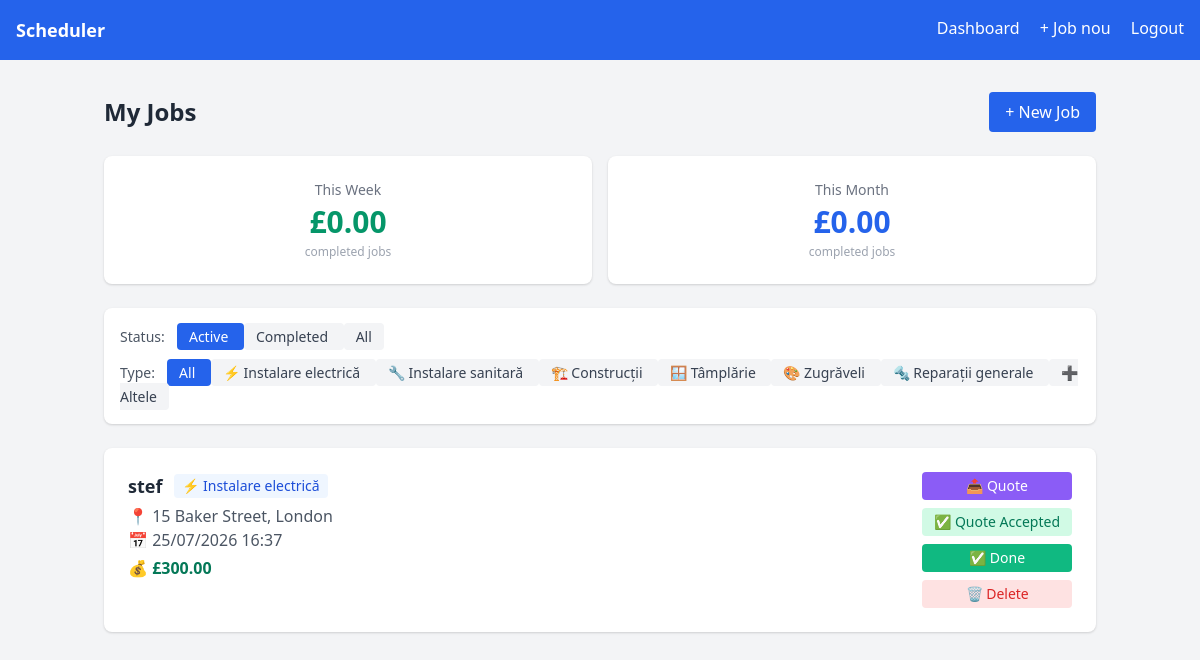
Screenshot of / (signed in) with the database file from the repository.
### app/models.py (models this page shows)
class Job(db.Model):
    id = db.Column(db.Integer, primary_key=True)
    client_name = db.Column(db.String(100), nullable=False)
    client_email = db.Column(db.String(120))
    address = db.Column(db.String(200), nullable=False)
    date = db.Column(db.DateTime, nullable=False)
    description = db.Column(db.Text)
    activity_type = db.Column(db.String(50), default='altele')
    price = db.Column(db.Float, default=0.0)
    status = db.Column(db.String(20), default='pending')
    quote_status = db.Column(db.String(20), default='none')
    quote_price = db.Column(db.Float, default=0.0)
    quote_description = db.Column(db.Text)
    created_at = db.Column(db.DateTime, default=datetime.utcnow)
    user_id = db.Column(db.Integer, db.ForeignKey('user.id'), nullable=False)

### app/routes.py (the view)
@main.route('/')
@login_required
def dashboard():
    from datetime import timedelta
    filter_type = request.args.get('type', 'all')
    filter_status = request.args.get('status', 'active')
    query = Job.query.filter_by(user_id=current_user.id)
    if filter_type != 'all':
        query = query.filter_by(activity_type=filter_type)
    if filter_status == 'active':
        query = query.filter_by(status='pending')
    elif filter_status == 'done':
        query = query.filter_by(status='done')
    jobs = query.order_by(Job.date).all()
    now = datetime.utcnow()
    start_of_week = now - timedelta(days=now.weekday())
    start_of_week = start_of_week.replace(hour=0, minute=0, second=0)
    start_of_month = now.replace(day=1, hour=0, minute=0, second=0)
    weekly_jobs = Job.query.filter_by(
        user_id=current_user.id,
        status='done'
    ).filter(Job.date >= start_of_week).all()
    monthly_jobs = Job.query.filter_by(
        user_id=current_user.id,
        status='done'
    ).filter(Job.date >= start_of_month).all()
    weekly_total = sum(j.price for j in weekly_jobs if j.price)
    monthly_total = sum(j.price for j in monthly_jobs if j.price)
    return render_template('dashboard.html',
                           jobs=jobs,
                           activity_types=ACTIVITY_TYPES,
                           filter_type=filter_type,
                           filter_status=filter_status,
                           weekly_total=weekly_total,
                           monthly_total=monthly_total)

### app/models.py (called while the page is built)
@login_manager.user_loader
def load_user(user_id):
    return User.query.get(int(user_id))

### app/templates/dashboard.html (shortened to what this page needs)
{% extends 'base.html' %}
{% block content %}
<div class="flex justify-between items-center mb-6">
    <h2 class="text-2xl font-bold text-gray-800">My Jobs</h2>
    <a href="{{ url_for('main.add_job') }}"
        class="bg-blue-600 text-white px-4 py-2 rounded hover:bg-blue-700">
        + New Job
    </a>
</div>
<div class="grid grid-cols-2 gap-4 mb-6">
    <div class="bg-white rounded-lg shadow p-6 text-center">
        <p class="text-gray-500 text-sm mb-1">This Week</p>
        <p class="text-3xl font-bold text-green-600">£{{ "%.2f"|format(weekly_total) }}</p>
        <p class="text-gray-400 text-xs mt-1">completed jobs</p>
    </div>
    <div class="bg-white rounded-lg shadow p-6 text-center">
        <p class="text-gray-500 text-sm mb-1">This Month</p>
        <p class="text-3xl font-bold text-blue-600">£{{ "%.2f"|format(monthly_total) }}</p>
        <p class="text-gray-400 text-xs mt-1">completed jobs</p>
    </div>
</div>
<div class="bg-white rounded-lg shadow p-4 mb-6 flex flex-wrap gap-3">
    <div>
        <span class="text-gray-600 text-sm mr-2">Status:</span>
        <a href="?status=active&type={{ filter_type }}"
            class="px-3 py-1 rounded text-sm {{ 'bg-blue-600 text-white' if filter_status == 'active' else 'bg-gray-100 text-gray-700' }}">
            Active
        </a>
        <a href="?status=done&type={{ filter_type }}"
            class="px-3 py-1 rounded text-sm {{ 'bg-green-600 text-white' if filter_status == 'done' else 'bg-gray-100 text-gray-700' }}">
            Completed
        </a>
        <a href="?status=all&type={{ filter_type }}"
            class="px-3 py-1 rounded text-sm {{ 'bg-gray-600 text-white' if filter_status == 'all' else 'bg-gray-100 text-gray-700' }}">
            All
        </a>
    </div>
    <div>
        <span class="text-gray-600 text-sm mr-2">Type:</span>
        <a href="?status={{ filter_status }}&type=all"
            class="px-3 py-1 rounded text-sm {{ 'bg-blue-600 text-white' if filter_type == 'all' else 'bg-gray-100 text-gray-700' }}">
            All
        </a>
        {% for value, label in activity_types %}
        <a href="?status={{ filter_status }}&type={{ value }}"
            class="px-3 py-1 rounded text-sm {{ 'bg-blue-600 text-white' if filter_type == value else 'bg-gray-100 text-gray-700' }}">
            {{ label }}
        </a>
        {% endfor %}
    </div>
</div>
{% if jobs %}
<div class="grid gap-4">
    {% for job in jobs %}
    <div class="bg-white rounded-lg shadow p-6 flex justify-between items-start">
        <div class="flex-1">
            <div class="flex items-center gap-3 mb-1">
                <h3 class="text-lg font-bold text-gray-800">{{ job.client_name }}</h3>
                <span class="text-sm px-2 py-0.5 rounded bg-blue-50 text-blue-700">
                    {% for value, label in activity_types %}
                        {% if value == job.activity_type %}{{ label }}{% endif %}
                    {% endfor %}
                </span>
            </div>
            <p class="text-gray-600">📍 {{ job.address }}</p>
            <p class="text-gray-600">📅 {{ job.date.strftime('%d/%m/%Y %H:%M') }}</p>
            {% if job.price %}
            <p class="text-green-700 font-semibold mt-1">💰 £{{ "%.2f"|format(job.price) }}</p>
            {% endif %}
        </div>
        <div class="flex flex-col gap-2 ml-4">
            {% if job.status == 'pending' %}
            {% if job.status == 'pending' %}
            <a href="{{ url_for('main.send_quote', job_id=job.id) }}"
        class="bg-purple-500 text-white px-3 py-1 rounded text-sm hover:bg-purple-600 text-center">
                📤 Quote
            </a>
            {% endif %}
            {% if job.quote_status == 'accepted' %}
            <span class="bg-green-100 text-green-700 px-3 py-1 rounded text-sm text-center">
                ✅ Quote Accepted
            </span>
            {% elif job.quote_status == 'declined' %}
            <span class="bg-red-100 text-red-700 px-3 py-1 rounded text-sm text-center">
                ❌ Quote Declined
            </span>
            {% elif job.quote_status == 'sent' %}
            <span class="bg-yellow-100 text-yellow-700 px-3 py-1 rounded text-sm text-center">
                ⏳ Quote Sent
            </span>
            {% endif %}
            <a href="{{ url_for('main.mark_done', job_id=job.id) }}"
                 class="bg-green-500 text-white px-3 py-1 rounded text-sm hover:bg-green-600 text-center">
                ✅ Done
            </a>
            {% endif %}
            <a href="{{ url_for('main.delete_job', job_id=job.id) }}"
                class="bg-red-100 text-red-600 px-3 py-1 rounded text-sm hover:bg-red-200 text-center">
                🗑️ Delete
            </a>
        </div>
    </div>
    {% endfor %}
</div>
{% endif %}
{% endblock %}

### app/templates/base.html (shortened to what this page needs)
<!DOCTYPE html>
<html lang="ro">
<head>
    <link href="https://cdn.jsdelivr.net/npm/tailwindcss@2.2.19/dist/tailwind.min.css" rel="stylesheet">
</head>
<body class="bg-gray-100 min-h-screen">
    {% if current_user.is_authenticated %}
    <nav class="bg-blue-600 text-white p-4 flex justify-between">
        <span class="font-bold text-lg">Scheduler</span>
        <div class="space-x-4">
            <a href="{{ url_for('main.dashboard') }}" class="hover:underline">Dashboard</a>
            <a href="{{ url_for('main.add_job') }}" class="hover:underline">+ Job nou</a>
            <a href="{{ url_for('auth.logout') }}" class="hover:underline">Logout</a>
        </div>
    </nav>
    {% endif %}
    <div class="container mx-auto mt-8 px-4">
        {% block content %}{% endblock %}
    </div>
</body>
</html>

### rows the page displays
Job: client_name "stef", activity_types "⚡ Instalare electrică", address "15 Baker Street, London", date "25/07/2026 16:37", price "300.00", quote_status "✅ Quote Accepted"

### other values shown
{{ "%.2f"|format(weekly_total) }} "0.00"
{{ "%.2f"|format(monthly_total) }} "0.00"
{{ label }} "⚡ Instalare electrică" "🔧 Instalare sanitară" "🏗️ Construcții" "🪟 Tâmplărie" "🎨 Zugrăveli" "🔩 Reparații generale" "➕ Altele"
